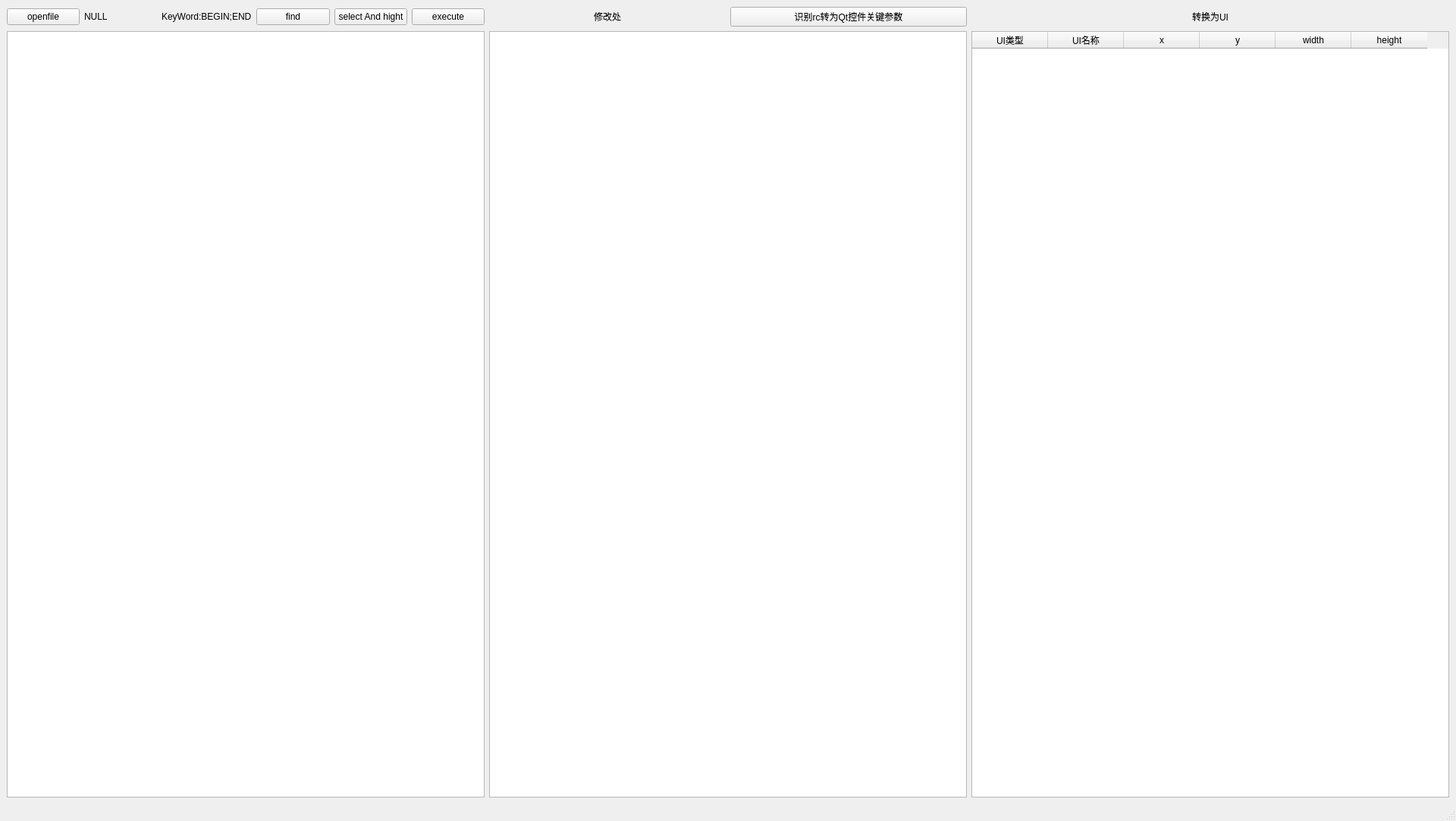
<?xml version="1.0" encoding="UTF-8"?>
<ui version="4.0">
 <class>MainWindow</class>
 <widget class="QMainWindow" name="MainWindow">
  <property name="geometry">
   <rect>
    <x>0</x>
    <y>0</y>
    <width>1920</width>
    <height>1082</height>
   </rect>
  </property>
  <property name="minimumSize">
   <size>
    <width>1920</width>
    <height>1082</height>
   </size>
  </property>
  <property name="windowTitle">
   <string>MainWindow</string>
  </property>
  <widget class="QWidget" name="centralwidget">
   <layout class="QGridLayout" name="gridLayout_2">
    <item row="1" column="0">
     <widget class="QTextEdit" name="textEditshow"/>
    </item>
    <item row="1" column="1">
     <widget class="QTextEdit" name="textEditRcKeyContent"/>
    </item>
    <item row="0" column="0">
     <layout class="QGridLayout" name="gridLayout">
      <item row="0" column="2">
       <widget class="QLabel" name="_filepath">
        <property name="text">
         <string>NULL</string>
        </property>
       </widget>
      </item>
      <item row="0" column="5">
       <widget class="QPushButton" name="pushButton_2">
        <property name="text">
         <string>find</string>
        </property>
       </widget>
      </item>
      <item row="0" column="7">
       <widget class="QPushButton" name="pushButton_execute">
        <property name="text">
         <string>execute</string>
        </property>
       </widget>
      </item>
      <item row="0" column="1">
       <widget class="QPushButton" name="pushButton">
        <property name="text">
         <string>openfile</string>
        </property>
       </widget>
      </item>
      <item row="0" column="3">
       <widget class="QLabel" name="label">
        <property name="text">
         <string>KeyWord:BEGIN;END</string>
        </property>
       </widget>
      </item>
      <item row="0" column="6">
       <widget class="QPushButton" name="selectAndHightPB">
        <property name="text">
         <string>select And hight</string>
        </property>
       </widget>
      </item>
     </layout>
    </item>
    <item row="0" column="1">
     <layout class="QHBoxLayout" name="horizontalLayout">
      <item>
       <widget class="QLabel" name="label_2">
        <property name="layoutDirection">
         <enum>Qt::RightToLeft</enum>
        </property>
        <property name="text">
         <string>修改处</string>
        </property>
        <property name="alignment">
         <set>Qt::AlignCenter</set>
        </property>
       </widget>
      </item>
      <item>
       <widget class="QPushButton" name="pushButtonConvert">
        <property name="text">
         <string>识别rc转为Qt控件关键参数</string>
        </property>
       </widget>
      </item>
     </layout>
    </item>
    <item row="0" column="2">
     <widget class="QLabel" name="label_3">
      <property name="text">
       <string>转换为UI</string>
      </property>
      <property name="alignment">
       <set>Qt::AlignCenter</set>
      </property>
     </widget>
    </item>
    <item row="1" column="2">
     <widget class="QTableWidget" name="tableWidget">
      <column>
       <property name="text">
        <string>UI类型</string>
       </property>
      </column>
      <column>
       <property name="text">
        <string>UI名称</string>
       </property>
      </column>
      <column>
       <property name="text">
        <string>x</string>
       </property>
      </column>
      <column>
       <property name="text">
        <string>y</string>
       </property>
      </column>
      <column>
       <property name="text">
        <string>width</string>
       </property>
      </column>
      <column>
       <property name="text">
        <string>height</string>
       </property>
      </column>
     </widget>
    </item>
   </layout>
  </widget>
  <widget class="QStatusBar" name="statusbar"/>
 </widget>
 <resources/>
 <connections/>
</ui>
